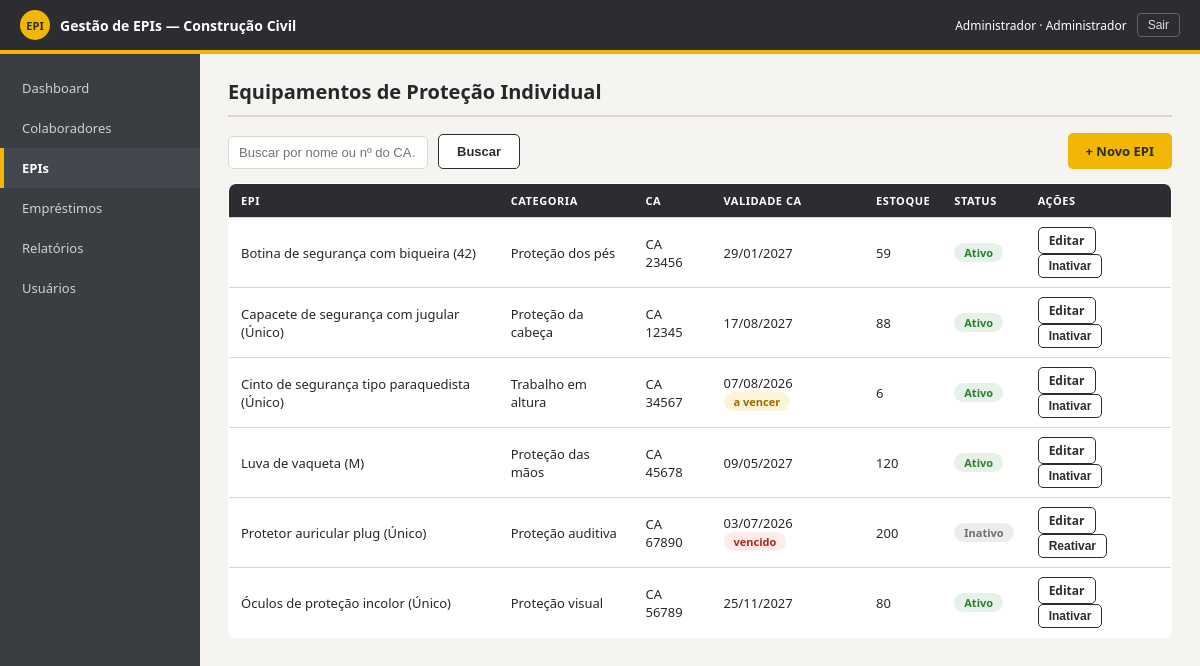
Page /epis/ (signed in) on the earlier database version.
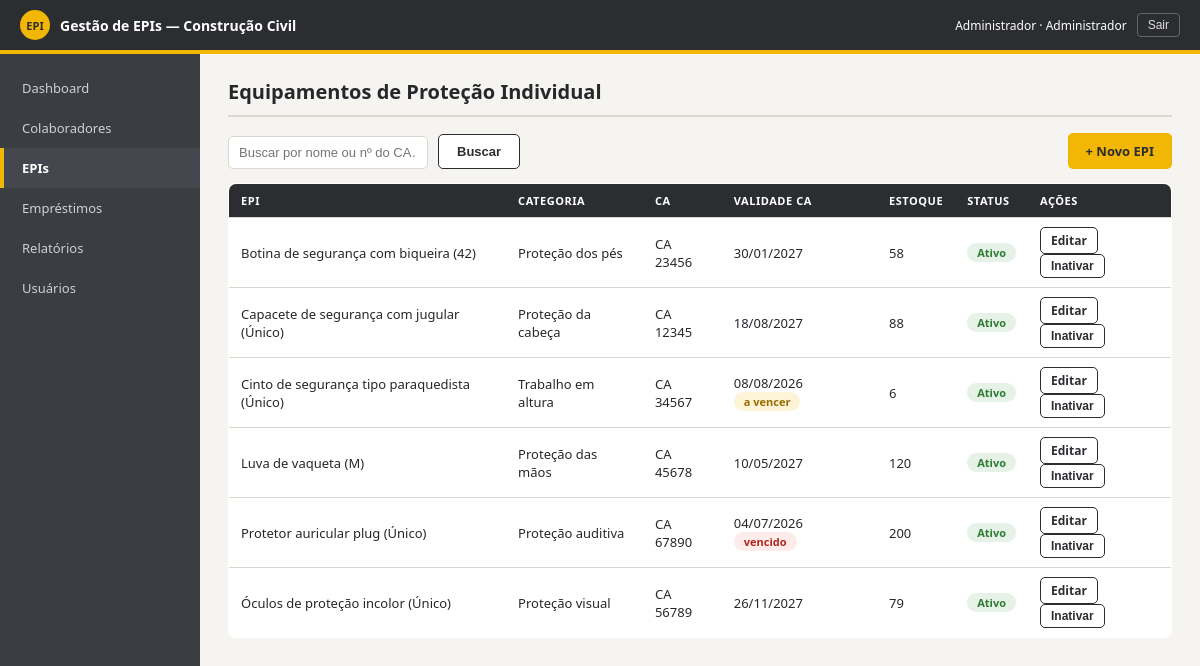
Same page on the later database version.
### core/models.py (models this page shows, shortened)
class EPI(models.Model):
    class Categoria(models.TextChoices):
        CABECA = 'CABECA', 'Proteção da cabeça'
        AUDITIVA = 'AUDITIVA', 'Proteção auditiva'
        RESPIRATORIA = 'RESPIRATORIA', 'Proteção respiratória'
        VISUAL = 'VISUAL', 'Proteção visual'
        MAOS = 'MAOS', 'Proteção das mãos'
        PES = 'PES', 'Proteção dos pés'
        TRONCO = 'TRONCO', 'Proteção do tronco'
        ALTURA = 'ALTURA', 'Trabalho em altura'
        OUTROS = 'OUTROS', 'Outros'
    nome = models.CharField('Nome do EPI', max_length=100)
    descricao = models.CharField('Descrição', max_length=255, blank=True)
    categoria = models.CharField('Categoria', max_length=20, choices=Categoria.choices)
    ca_numero = models.CharField('Nº do CA', max_length=20,
                                 help_text='Certificado de Aprovação (NR-6)')
    ca_validade = models.DateField('Validade do CA')
    tamanho = models.CharField('Tamanho', max_length=10, blank=True)
    qtd_estoque = models.PositiveIntegerField('Qtde. em estoque', default=0)
    qtd_minima = models.PositiveIntegerField('Estoque mínimo', default=5)
    ativo = models.BooleanField('Ativo', default=True)
    criado_em = models.DateTimeField(auto_now_add=True)
    class Meta:
        ordering = ['nome']
        verbose_name = 'EPI'
        verbose_name_plural = 'EPIs'
    @property
    def ca_vencido(self):
        return self.ca_validade < timezone.localdate()
    @property
    def ca_a_vencer(self):
        hoje = timezone.localdate()
        return not self.ca_vencido and self.ca_validade <= hoje + timedelta(days=30)
    @property
    def estoque_baixo(self):
        return self.qtd_estoque <= self.qtd_minima

### core/views.py (the view)
# urls.py: path('epis/', views.epi_lista, name='epi_lista'),
@login_required
def epi_lista(request):
    busca = request.GET.get('q', '').strip()
    epis = EPI.objects.all()
    if busca:
        epis = epis.filter(Q(nome__icontains=busca) | Q(ca_numero__icontains=busca))
    return render(request, 'core/epi_lista.html', {'epis': epis, 'busca': busca})

### core/models.py (called while the page is built)
    @property
    def eh_admin(self):
        return self.perfil == self.Perfil.ADMINISTRADOR or self.is_superuser

### core/templates/core/epi_lista.html (shortened to what this page needs)
{% extends 'core/base.html' %}
{% block conteudo %}
<h1>Equipamentos de Proteção Individual</h1>
<div class="filtros">
  <form method="get" class="filtros" style="margin:0;">
    <input class="campo" type="text" name="q" value="{{ busca }}" placeholder="Buscar por nome ou nº do CA…">
    <button class="btn btn-secundario" type="submit">Buscar</button>
  </form>
  <a class="btn btn-primario" style="margin-left:auto;" href="{% url 'epi_novo' %}">+ Novo EPI</a>
</div>
<table>
  <tr><th>EPI</th><th>Categoria</th><th>CA</th><th>Validade CA</th><th>Estoque</th><th>Status</th><th>Ações</th></tr>
  {% for e in epis %}
  <tr>
    <td>{{ e.nome }}{% if e.tamanho %} ({{ e.tamanho }}){% endif %}</td>
    <td>{{ e.get_categoria_display }}</td>
    <td>{{ e.ca_numero }}</td>
    <td>{{ e.ca_validade|date:'d/m/Y' }}
        {% if e.ca_vencido %} <span class="tag tag-alerta">vencido</span>
        {% elif e.ca_a_vencer %} <span class="tag tag-aviso">a vencer</span>{% endif %}</td>
    <td>{{ e.qtd_estoque }}{% if e.estoque_baixo %} <span class="tag tag-aviso">mín. {{ e.qtd_minima }}</span>{% endif %}</td>
    <td>{% if e.ativo %}<span class="tag tag-ok">Ativo</span>{% else %}<span class="tag tag-neutro">Inativo</span>{% endif %}</td>
    <td>
      <a class="btn btn-secundario btn-mini" href="{% url 'epi_editar' e.pk %}">Editar</a>
      <form method="post" action="{% url 'epi_toggle' e.pk %}" style="display:inline;">{% csrf_token %}
        <button class="btn btn-secundario btn-mini" type="submit">{% if e.ativo %}Inativar{% else %}Reativar{% endif %}</button>
      </form>
    </td>
  </tr>
  {% empty %}
  <tr><td colspan="7">Nenhum EPI cadastrado. <a href="{% url 'epi_novo' %}">Cadastrar o primeiro</a>.</td></tr>
  {% endfor %}
</table>
{% endblock %}

Differences in the rows shown:
changed EPI "Botina de segurança com biqueira": ca_validade "29/01/2027" → "30/01/2027"; qtd_estoque "59" → "58"
changed EPI "Capacete de segurança com jugular": ca_validade "17/08/2027" → "18/08/2027"
changed EPI "Cinto de segurança tipo paraquedista": ca_validade "07/08/2026" → "08/08/2026"
changed EPI "Luva de vaqueta": ca_validade "09/05/2027" → "10/05/2027"
changed EPI "Protetor auricular plug": ca_validade "03/07/2026" → "04/07/2026"; ativo "Inativo Reativar" → "Ativo Inativar"
changed EPI "Óculos de proteção incolor": ca_validade "25/11/2027" → "26/11/2027"; qtd_estoque "80" → "79"
